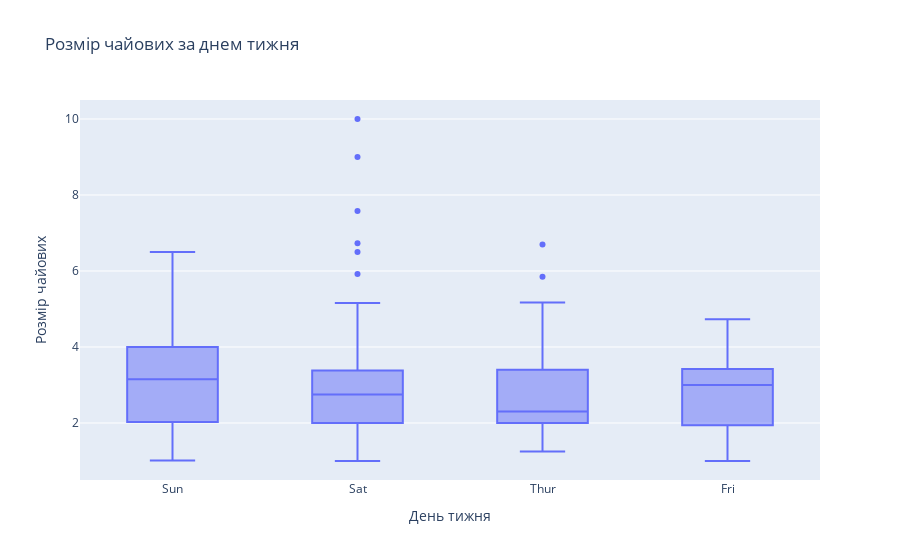

Notebook code for this chart:
### Code cell
# Або ж можемо використати інтерактивний графік, щоб відразу бачити в тому числі і значення медіани
px.box(df, x='day', y='tip',
            title='Розмір чайових за днем тижня',
            labels={'day': 'День тижня', 'tip': 'Розмір чайових'})

### Figure 1 — Plotly figure (JSON) as saved in the notebook; plotly's stock layout.template omitted (floating-point values rounded to 4 significant figures; data arrays with more than 128 entries replaced by an {"elided": "..."} marker saying what was removed)
{"data": [{"alignmentgroup": "True", "hovertemplate": "День тижня=%{x}<br>Розмір чайових=%{y}<extra></extra>", "legendgroup": "", "marker": {"color": "#636efa"}, "name": "", "notched": false, "offsetgroup": "", "orientation": "v", "showlegend": false, "type": "box", "x": {"elided": "244 str values"}, "x0": " ", "xaxis": "x", "y": {"elided": "244 float values"}, "y0": " ", "yaxis": "y"}], "layout": {"boxmode": "group", "legend": {"tracegroupgap": 0}, "title": {"text": "Розмір чайових за днем тижня"}, "xaxis": {"anchor": "y", "domain": [0, 1], "title": {"text": "День тижня"}}, "yaxis": {"anchor": "x", "domain": [0, 1], "title": {"text": "Розмір чайових"}}}}
